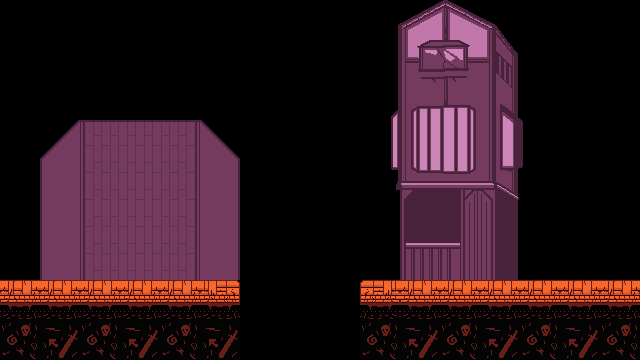

This game map was drawn from its Tiled (.tmx) file and the tilesets committed beside it. A one-line description and the full map source follow:
An orthogonal 16x9 tile map with 40x40 px tiles, 1 tile layer (Capa de patrones 1).

<map version="1.8" tiledversion="1.8.5" orientation="orthogonal" renderorder="right-down" width="16" height="9" tilewidth="40" tileheight="40" infinite="0" nextlayerid="3" nextobjectid="1">
 <tileset firstgid="1" name="Building tilemap" tilewidth="40" tileheight="40" tilecount="144" columns="16">
  <image source="Building tilemap.png" width="640" height="360" />
 </tileset>
 <layer id="1" name="Capa de patrones 1" width="16" height="9">
  <properties>
   <property name="Draw" type="bool" value="true" />
  </properties>
  <data>
   <tile />
   <tile />
   <tile />
   <tile />
   <tile />
   <tile />
   <tile />
   <tile />
   <tile />
   <tile gid="34" />
   <tile gid="35" />
   <tile gid="36" />
   <tile gid="37" />
   <tile />
   <tile />
   <tile />
   <tile />
   <tile />
   <tile />
   <tile />
   <tile />
   <tile />
   <tile />
   <tile />
   <tile />
   <tile gid="50" />
   <tile gid="51" />
   <tile gid="52" />
   <tile gid="53" />
   <tile />
   <tile />
   <tile />
   <tile />
   <tile />
   <tile />
   <tile />
   <tile />
   <tile />
   <tile />
   <tile />
   <tile />
   <tile gid="66" />
   <tile gid="67" />
   <tile gid="68" />
   <tile gid="69" />
   <tile gid="70" />
   <tile />
   <tile />
   <tile />
   <tile gid="89" />
   <tile gid="26" />
   <tile gid="27" />
   <tile gid="28" />
   <tile gid="2147483737" />
   <tile />
   <tile />
   <tile />
   <tile gid="82" />
   <tile gid="83" />
   <tile gid="84" />
   <tile gid="85" />
   <tile gid="86" />
   <tile />
   <tile />
   <tile />
   <tile gid="105" />
   <tile gid="42" />
   <tile gid="43" />
   <tile gid="44" />
   <tile gid="2147483753" />
   <tile />
   <tile />
   <tile />
   <tile gid="98" />
   <tile gid="99" />
   <tile gid="100" />
   <tile gid="101" />
   <tile gid="102" />
   <tile />
   <tile />
   <tile />
   <tile gid="121" />
   <tile gid="58" />
   <tile gid="59" />
   <tile gid="60" />
   <tile gid="2147483769" />
   <tile />
   <tile />
   <tile />
   <tile />
   <tile gid="115" />
   <tile gid="116" />
   <tile gid="117" />
   <tile />
   <tile />
   <tile />
   <tile />
   <tile gid="137" />
   <tile gid="74" />
   <tile gid="75" />
   <tile gid="76" />
   <tile gid="2147483785" />
   <tile />
   <tile />
   <tile />
   <tile />
   <tile gid="131" />
   <tile gid="132" />
   <tile gid="133" />
   <tile />
   <tile />
   <tile />
   <tile gid="113" />
   <tile gid="113" />
   <tile gid="113" />
   <tile gid="113" />
   <tile gid="113" />
   <tile gid="114" />
   <tile />
   <tile />
   <tile />
   <tile gid="2147483762" />
   <tile gid="113" />
   <tile gid="113" />
   <tile gid="113" />
   <tile gid="113" />
   <tile gid="113" />
   <tile gid="113" />
   <tile gid="129" />
   <tile gid="130" />
   <tile gid="129" />
   <tile gid="130" />
   <tile gid="129" />
   <tile gid="130" />
   <tile />
   <tile />
   <tile />
   <tile gid="129" />
   <tile gid="130" />
   <tile gid="129" />
   <tile gid="130" />
   <tile gid="129" />
   <tile gid="130" />
   <tile gid="129" />
  </data>
 </layer>
</map>
